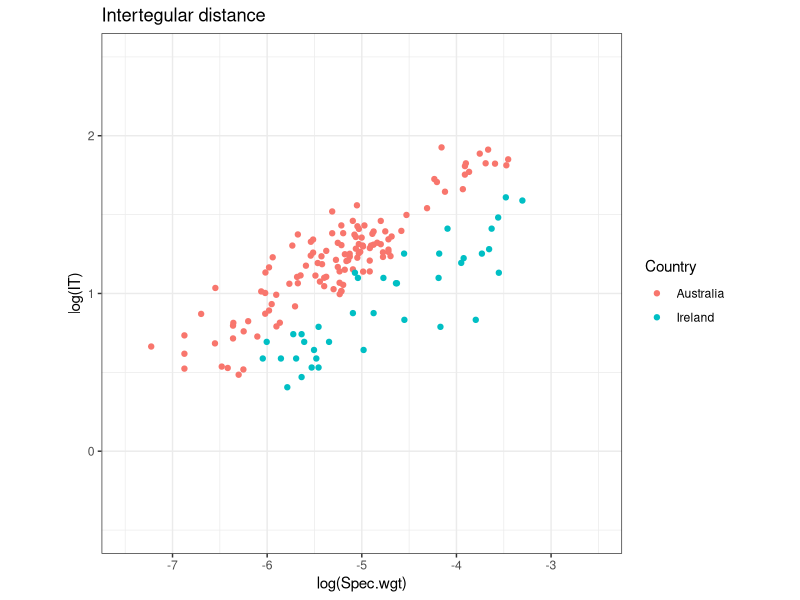

Source code (R): (Note: this script raises an error after producing the figure.)
#Data frames

PredAllo=read.csv("PredAlloPoll10218.csv",header=T)

##Individual data frames
PredAllo.split=split(PredAllo,PredAllo$Taxa)
BEE=PredAllo.split[[1]]
HOV=PredAllo.split[[2]]

#Excluding Spain for now
HOV=HOV[1:162,]

#Libraries

require(ggplot2)
require(gridExtra)

#Hoverflies

HOV1=ggplot(HOV,aes(x=log(Spec.wgt),y=log(IT)))+coord_equal(xlim=c(-7.5,-2.5),ylim=c(-0.5,2.5))+
  geom_point(aes(colour=Country))+theme_bw()+theme(aspect.ratio=1)+ggtitle("Intertegular distance")
+geom_smooth(method='lm',formula=log(HOV$Spec.wgt)~log(HOV$IT))

HOV2=ggplot(HOV,aes(x=log(Spec.wgt),y=log(BL)))+coord_equal(xlim=c(-7.5,-2.5),ylim=c(1.75,3.25))+
  geom_point(aes(colour=Country))+theme_bw()+theme(aspect.ratio=1)+ggtitle("Body length")

HOV3=ggplot(HOV,aes(x=log(Spec.wgt),y=log(ITxBL)))+coord_equal(xlim=c(-7.5,-2.5),ylim=c(1.75,5.25))+
  geom_point(aes(colour=Country))+theme_bw()+theme(aspect.ratio=1)+ggtitle("IT x BL")

grid.arrange(HOV1,HOV2,HOV3,ncol=3)

#Bees
BEE1=ggplot(BEE,aes(x=log(Spec.wgt),y=log(IT)))+coord_equal(xlim=c(-10,-0),ylim=c(-0.5,2.5))+
  geom_point(aes(colour=Country))+theme_bw()+theme(aspect.ratio=1)+ggtitle("Intertegular distance")
BEE1
BEE2=ggplot(BEE,aes(x=log(Spec.wgt),y=log(BL)))+coord_equal(xlim=c(-10,0),ylim=c(1,4))+
  geom_point(aes(colour=Country))+theme_bw()+theme(aspect.ratio=1)+ggtitle("Body length")
BEE2
BEE3=ggplot(BEE,aes(x=log(Spec.wgt),y=log(ITxBL)))+coord_equal(xlim=c(-10,0),ylim=c(0,7))+
  geom_point(aes(colour=Country))+theme_bw()+theme(aspect.ratio=1)+ggtitle("IT x BL")
BEE3
grid.arrange(BEE1,BEE2,BEE3,ncol=3)
